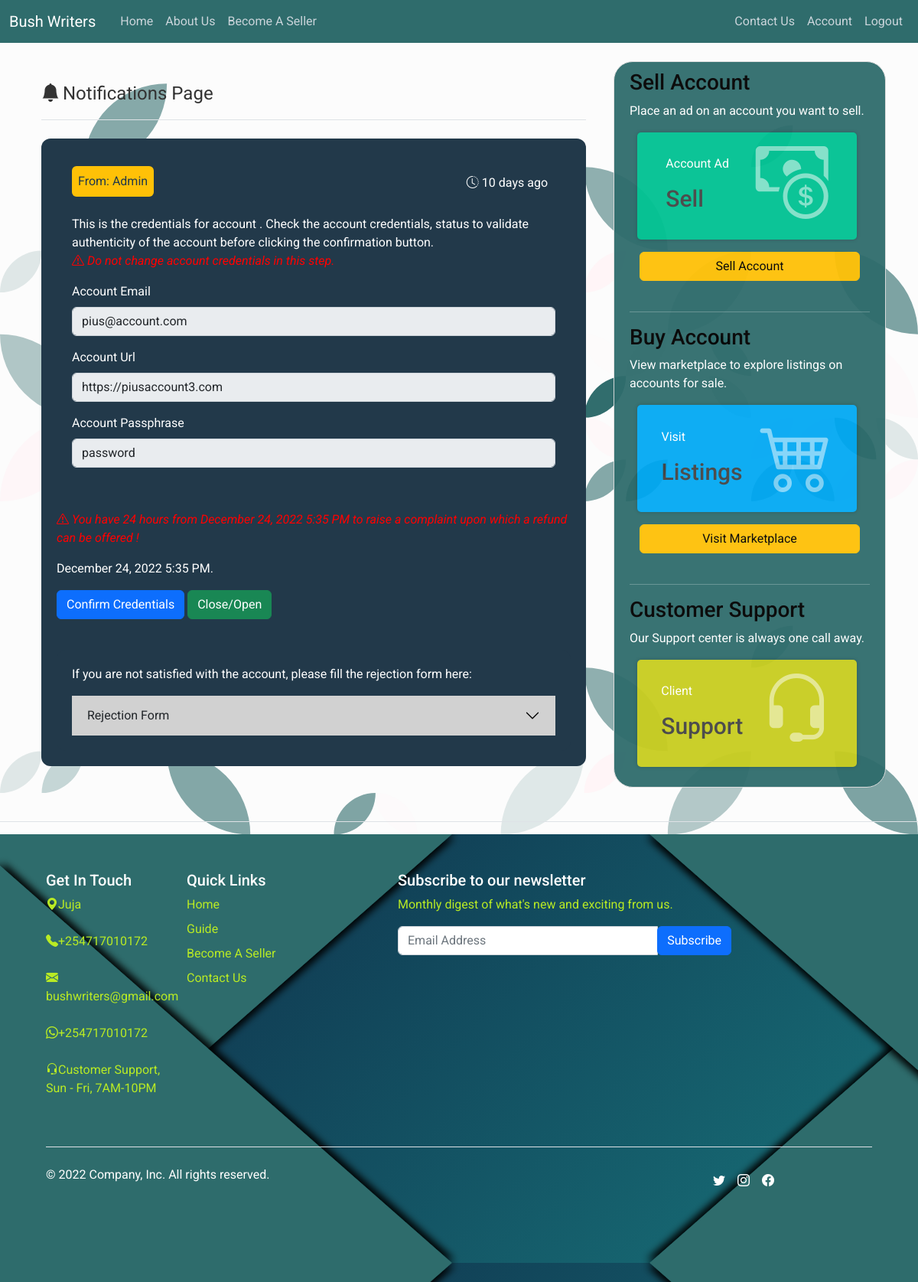
The app's page /chat_page/10 (signed in) with its own data.
### models/account_credentials.py (models this page shows, shortened)
class Account_Credentials(UserMixin ,db.Model):
    __tablename__ = 'account_credentials'
    id = db.Column(db.Integer, primary_key = True)
    seller_id = db.Column(db.Integer)
    buyer_id = db.Column(db.Integer)
    account_id = db.Column(db.Integer)
    account_email = db.Column(db.String(100))
    account_url = db.Column(db.String(250))
    account_passphrase = db.Column(db.String(250))
    time_posted = db.Column(db.DateTime(timezone = True), default = func.now())

### models/notification.py (models this page shows, shortened)
class Notification(UserMixin ,db.Model):
    ACCOUNT_DETAILS_CONFIRMED_ALERT = 0
    ACCOUNT_DETAILS_REJECTED_ALERT = 1
    ACCOUNT_CREDENTIALS_ALERT = 2
    SUCCESSFUL_PURCHASE_ALERT = 3
    FAILED_PURCHASE_ALERT = 4
    FULLY_COMPLETED_PURCHASE_ALERT = 5
    REQUEST_FINAL_CREDENTIALS_ALERT = 6
    AWAIT_FULLY_COMPLETED_PURCHASE_ALERT = 7
    __tablename__ = 'notification'
    id = db.Column(db.Integer, primary_key = True)
    buyer_id = db.Column(db.String(10))
    seller_id = db.Column(db.String(10))
    type = db.Column(db.SmallInteger, default = ACCOUNT_DETAILS_CONFIRMED_ALERT)
    intent_message = db.Column(db.Boolean, default=False)
    purchase_verification_message  = db.Column(db.Boolean, default=False)
    successful_purchase = db.Column(db.Boolean, default=False)
    failed_purchase = db.Column(db.Boolean, default=False)
    login_password = db.Column(db.String(120))
    login_email = db.Column(db.String(120))
    time_posted = db.Column(db.DateTime(timezone = True), default = func.now())
    account_id = db.Column(db.Integer, db.ForeignKey('account.account_id', ondelete = 'CASCADE'))

### main/views.py (the view, shortened to what this page needs)
@main.route('/chat_page/<id>', methods = ['GET', 'POST'])
@login_required
def chat(id):
    buyer_msg = Notification.query.filter_by(buyer_id = id).all()
    seller_msg = Notification.query.filter_by(seller_id = id).all()
    account_credentials = Account_Credentials.query.filter_by(buyer_id = id).all()
    buyer_form = Complaint()
    seller_form = Seller_Account_Details()
    accept_form = Accept_Account()
    seller_form_complete = Seller_Complete_Account_Details()
    purchase_completion = Full_Purchase()
    partial_completion = Partial_Purchase()
    file_names = []
    if buyer_msg and seller_msg:
        if request.method == 'POST':
            if buyer_form.submit.data and buyer_form.validate_on_submit():
                seller_id = buyer_form.seller_id.data
                account_id = buyer_form.account_id.data
                reason = buyer_form.reason.data
                extended_reason = buyer_form.extended_reason.data
                if not extended_reason:
                    extended_reason = None
                complaint_entry = Complaints(
                    buyer_id = current_user.id,
                    seller_id = seller_id,
                    account_id = account_id,
                    reason = reason,
                    further_description = extended_reason
                )
                db.session.add(complaint_entry)
                db.session.commit()
                flash('Successfully sent complaint to admin, purchase status updated!', 'success')
                return render_template('chat.html', buyer_msg =  buyer_msg, form = buyer_form, accept_form = accept_form)
            elif seller_form.submit.data and seller_form.validate_on_submit():
                buyer_id = seller_form.buyer_id.data
                account_id = seller_form.account_id.data
                account_email = seller_form.account_email.data
                account_url = seller_form.account_url.data
                account_passphrase = seller_form.account_passphrase.data
                credentials_entry = Account_Credentials(
                    seller_id = current_user.id,
                    buyer_id = buyer_id,
                    account_id = account_id,
                    account_email = account_email,
                    account_url = account_url,
                    account_passphrase = account_passphrase
                )
                db.session.add(credentials_entry)
                db.session.commit()
                flash('Successfully sent account credential details to admin, Please wait for account verification!', 'success')
                return render_template('chat.html', buyer_msg = buyer_msg, seller_msg = seller_msg, form = buyer_form, seller_form = seller_form, accept_form = accept_form)
            elif accept_form.accept.data and accept_form.validate_on_submit():
                seller_id = accept_form.seller_id.data
                account_id = accept_form.account_id.data
                alert = Notification.query.filter_by(account_id = account_id).first()
                updated_type = 3
                alert.type = updated_type
                db.session.commit()
                flash('Account Purchase Confirmation approved.', 'success')
                return render_template('chat.html', buyer_msg = buyer_msg, seller_msg = seller_msg, form = buyer_form, seller_form = seller_form, accept_form = accept_form)
        else:
            return render_template('chat.html', buyer_msg = buyer_msg, seller_msg = seller_msg, form = buyer_form, seller_form = seller_form, accept_form = accept_form, seller_form_complete = seller_form_complete)
    elif buyer_msg and not seller_msg:
        if account_credentials:
            return render_template('chat.html', buyer_msg = buyer_msg, form = buyer_form, accounts = account_credentials, accept_form = accept_form, purchase_completion = purchase_completion, partial_completion = partial_completion)
        else:
            return render_template('chat.html', buyer_msg = buyer_msg, form = buyer_form, accept_form = accept_form)
    elif not buyer_msg and not seller_msg:
        return render_template('chat.html')

### templates/chat.html (shortened to what this page needs)
{% extends 'base.html' %}
{% block stylesheets %}
  <link href="https://cdn.jsdelivr.net/npm/bootstrap@5.2.0/dist/css/bootstrap.min.css" rel="stylesheet">
  <link rel="stylesheet" type="text/css" href="{{ url_for('static', filename='css/styles.css') }}" >
  <link rel="stylesheet" type="text/css" href="{{ url_for('static', filename='css/card-styles.css') }}" >
{% endblock %}
{% block content %}
        <main>
        <div class="container py-4">
          <header class="pb-3 mb-4 border-bottom">
            <i class="bi bi-bell-fill bi-lg" style="font-size:24px;"></i>
              <span class="fs-4">Notifications Page</span>
          </header>
    {% if buyer_msg %}
      {% for item in buyer_msg %}
            {% if item.type == 2 %}
              {% if accounts %}
                {% for account in accounts %}
                <div class="accordion fm-content" id="accordionExample">
                    <div id="collapseOne" class="accordion-collapse collapse show" aria-labelledby="headingOne" data-bs-parent="#accordionExample">
                      <div class="accordion-body ">
                        <fieldset disabled>
                          <div class="mb-3 title-time-display">
                              <label for="disabledTextInput" class="form-label label-text rounded bg-warning p-2">From: Admin</label>
                              <span class="text-white time-wait"><i class="bi bi-clock-history p-1"></i>{{ moment(item.time_posted).fromNow(refresh=True) }}</span>
                          </div>
                          <div>
                            <p class="mb-3 text-white">
                              This is the credentials for account {{ account.account_name }}. Check the account credentials,
                              status to validate authenticity of the account before clicking the confirmation button.
                              <br>
                              <i class="bi bi-exclamation-triangle warning-red">
                                Do not change account credentials in this step.
                              </i>
                            </p>
                          </div>
                          <div class="mb-3">
                            <label for="disabledTextInput" class="form-label text-white">Account Email</label>
                            <input type="text" id="account-val" value="{{account.account_email}}" class="form-control" placeholder="Disabled input">
                          </div>
                          <div class="mb-3">
                            <label for="disabledTextInput" class="form-label text-white">Account Url</label>
                            <input type="text" id="account-val" value="{{account.account_url}}" class="form-control" placeholder="Disabled input">
                          </div>
                          <div class="mb-3">
                            <label for="disabledTextInput" class="form-label text-white">Account Passphrase</label>
                            <input type="text" id="account-val" value="{{account.account_passphrase}}" class="form-control" placeholder="Disabled input">
                          </div>
                        </fieldset>
                      </div>
                    </div>
                    <br/>
                    <div class="mb-3 text-white">
                    <p class="text">
                        <i class="bi bi-exclamation-triangle warning-red">
                          You have 24 hours from {{ moment(item.time_posted).format('LLL') }} to raise a complaint upon which a refund can be offered !
                        </i>
                        <p>{{ moment(item.time_posted).format('LLL') }}.</p>
                        <form action="" method="POST">
                          <div class="form-group">
                            {{ accept_form.accept(class="btn btn-primary") }}
                            <button class="btn btn-success" type="button" data-bs-toggle="collapse" data-bs-target="#collapseOne" aria-expanded="true" aria-controls="collapseOne">
                              Close/Open
                            </button>
                          </div>
                        </form>
                        <br/>
                    </div>
                  <div class="accordion fm-content" id="accordionExample2">
                    <p class="text-white">If you are not satisfied with the account, please fill the rejection form here:</p>
                    <h2 class="accordion-header" id="headingTwo">
                      <button class="accordion-button collapsed" type="button" data-bs-toggle="collapse" data-bs-target="#collapseTwo" aria-expanded="false" aria-controls="collapseTwo">
                        Rejection Form
                      </button>
                    </h2>
                  </div>
                </div>
                <br>
                {% endfor %}
              {% endif %}
            {% endif %}
          <br>
    {% endfor %}
    {% endif %}
</div>
</main>
{% endblock content %}
{% block sidebar %}
  <div class="col-md-4 sidebar">
    <div class="content-section">
      <h3 class="side-title">Sell Account</h3>
      <p class='text-muted side-text'>Place an ad on an account you want to sell.
        <div class="card-body card-sidebar color1">
          <div class="float-left">
            <p>Account Ad</p>
              <h3>
                  <span class="currency">Sell</span>
              </h3>
          </div>
          <div class="float-right">
            <i class="bi bi-cash-coin"></i>
          </div>
        </div>
      </p>
      <div class="d-grid gap-2 col-11 mx-auto">
        <a href="{{ url_for('main.seller') }}" role="button" class="btn btn-warning">Sell Account</a>
      </div>
      <br/>
      <hr class="text-white">
      <h3 class="side-title">Buy Account</h3>
      <p class='text-muted side-text'>View marketplace to explore listings on accounts for sale.
       <div class="card-body card-sidebar color2">
        <div class="float-left">
          <p>Visit</p>
            <h3>
                <span class="currency">Listings</span>
            </h3>
        </div>
        <div class="float-right">
          <i class="bi bi-cart4"></i>
        </div>
      </div>
      </p>
      <div class="d-grid gap-2 col-11 mx-auto">
        <a href="{{ url_for('main.viewpage') }}" role="button" class="btn btn-warning">Visit Marketplace</a>
      </div>
      <br/>
      <hr class="text-white">
      <h3 class="side-title">Customer Support</h3>
      <p class='text-muted side-text'>Our Support center is always one call away.
       <div class="card-body card-sidebar color4">
        <div class="float-left">
          <p>Client</p>
            <h3>
                <span class="currency">Support</span>
            </h3>
        </div>
        <div class="float-right">
          <i class="bi bi-headset"></i>
        </div>
      </div>
      </p>
    </div>
  </div>
  <br/>
{% endblock sidebar %}
{% block footer %}
<div class="border-top pt-3"></div>
<div class="footer-container">
  <footer class="py-5">
    <div class="row">
      <div class="col-6 col-md-2 mb-3">
        <h5 class="text-white">Get In Touch</h5>
        <ul class="nav flex-column">
          <li class="nav-item mb-2"><p class="nav-link p-0 footer-color"><i class="bi bi-geo-alt-fill mr-2"></i>Juja</p></li>
          <li class="nav-item mb-2"><p class="nav-link p-0 footer-color"><i class="bi bi-telephone-fill mr-2"></i>+254717010172</p></li>
          <li class="nav-item mb-2"><p class="nav-link p-0 footer-color"><i class="bi bi-envelope-fill mr-2"></i>bushwriters@gmail.com</p></li>
          <li class="nav-item mb-2"><p class="nav-link p-0 footer-color"><i class="bi bi-whatsapp mr-2"></i>+254717010172</p></li>
          <li class="nav-item mb-2"><p class="nav-link p-0 footer-color"><i class="bi bi-headset mr-2"></i>Customer Support, Sun - Fri, 7AM-10PM</p></li>
        </ul>
      </div>
      <div class="col-6 col-md-2 mb-3">
        <h5 class="text-white">Quick Links</h5>
        <ul class="nav flex-column">
          <li class="nav-item mb-2"><a href="{{ url_for('main.viewpage') }}" class="nav-link p-0 footer-color">Home</a></li>
          <li class="nav-item mb-2"><a href="{{ url_for('main.guide') }}" class="nav-link p-0 footer-color">Guide</a></li>
          <li class="nav-item mb-2"><a href="{{ url_for('main.seller') }}" class="nav-link p-0 footer-color">Become A Seller</a></li>
          <li class="nav-item mb-2"><a href="{{ url_for('main.contact_us') }}" class="nav-link p-0 footer-color">Contact Us</a></li>
        </ul>
      </div>
      <div class="col-md-5 offset-md-1 mb-3">
        <form>
          <h5 class="text-white">Subscribe to our newsletter</h5>
          <p class="footer-color">Monthly digest of what's new and exciting from us.</p>
          <div class="input-group">
            <input type="text" class="form-control" placeholder="Email Address" aria-label="Recipient's email input" aria-describedby="button-addon4">
            <div class="input-group-append" id="button-addon4">
              <button class="btn btn-primary" type="button">Subscribe</button>
            </div>
          </div>
        </form>
      </div>
    </div>
    <div class="d-flex flex-column flex-sm-row justify-content-between py-4 my-4 border-top">
      <p class="text-white">&copy; 2022 Company, Inc. All rights reserved.</p>
      <ul class="list-unstyled d-flex">
        <i class="bi bi-twitter p-2 text-white"></i>
        <i class="bi bi-instagram p-2 text-white"></i>
        <i class="bi bi-facebook p-2 text-white"></i>
        <li class="ms-3"><a class="text-white" href="#"><svg class="bi" width="24" height="24"><use xlink:href="#twitter"/></svg></a></li>
        <li class="ms-3"><a class="link-dark" href="#"><svg class="bi" width="24" height="24"><use xlink:href="#instagram"/></svg></a></li>
        <li class="ms-3"><a class="link-dark" href="#"><svg class="bi" width="24" height="24"><use xlink:href="#facebook"/></svg></a></li>
      </ul>
    </div>
  </footer>
</div>
{% endblock footer %}

### records on screen
Notification: time_posted "10 days ago", time_posted "December 24, 2022 5:35 PM"
Account_Credentials: account_email "pius@account.com", account_url "https://piusaccount3.com", account_passphrase "password"
